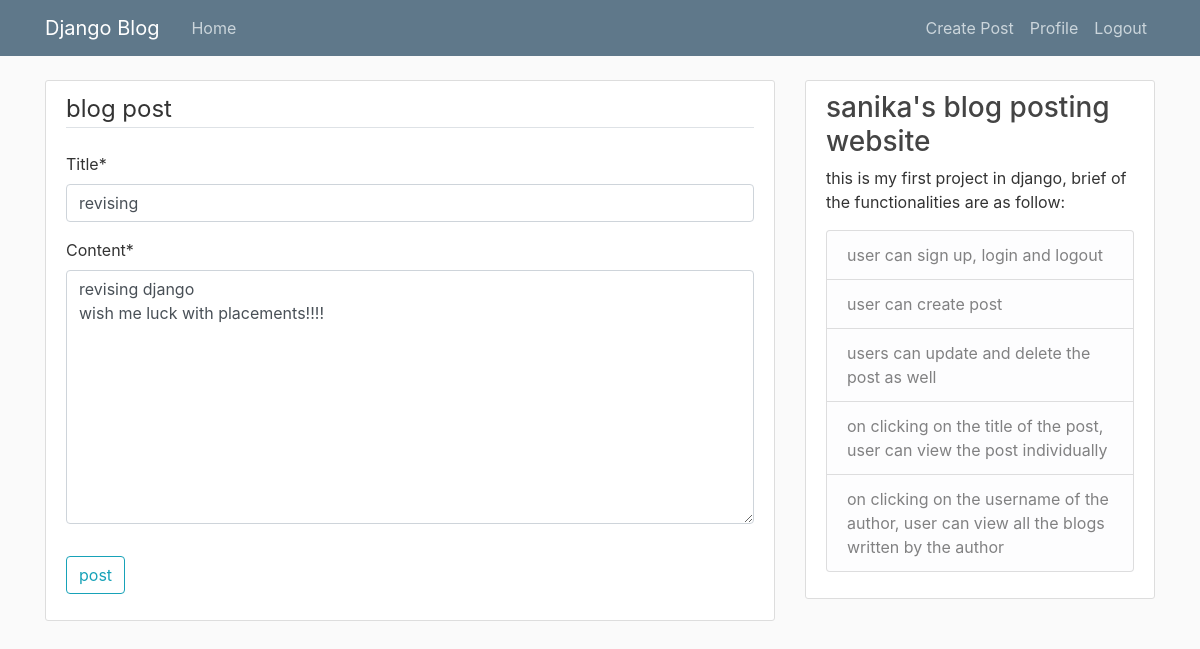
/post/23/update/ (signed in), run on the app's committed database.
### blogApp/models.py (models this page shows, shortened)
class post(models.Model):
    title = models.CharField(max_length=100)
    content = models.TextField()
    date_posted = models.DateTimeField(default=timezone.now) #actual function as default value so no ()
    author = models.ForeignKey(User, on_delete=models.CASCADE) # if user is deleted then posts are also deleted not viceversa

### blogApp/views.py (the view, shortened to what this page needs)
# urls.py: path('post/<int:pk>/update/', PostUpdateView.as_view(), name='post_update'),
class PostUpdateView(LoginRequiredMixin, UserPassesTestMixin, UpdateView):
    model = post
    fields = ['title', 'content']
    def test_func(self):
        post = self.get_object()
        if (self.request.user == post.author):
            return True
        return False

### blogApp/templates/blogApp/post_form.html (shortened to what this page needs)
{% extends 'blogApp/base.html' %}
{% load crispy_forms_tags %}
{% block content %}
<div class="content-section">
    <form method="POST">
        <fieldset class="form-group">
            <legend class="border-bottom mb-4">
                blog post
            </legend>
            {{ form|crispy }}
        </fieldset>
        <div class="form-group">
            <button class="btn btn-outline-info" type="submit">post</button>
        </div>
    </form>
</div>
{% endblock %}

### blogApp/static/blogApp/main.css (style rules this page uses)
body { background: #fafafa; color: #333333; margin-top: 5rem; }
.content-section { background: #ffffff; padding: 10px 20px; border: 1px solid #dddddd; border-radius: 3px; margin-bottom: 20px; }

### data on the page
post: title "revising", content "revising django wish me luck with placements!!!!"
